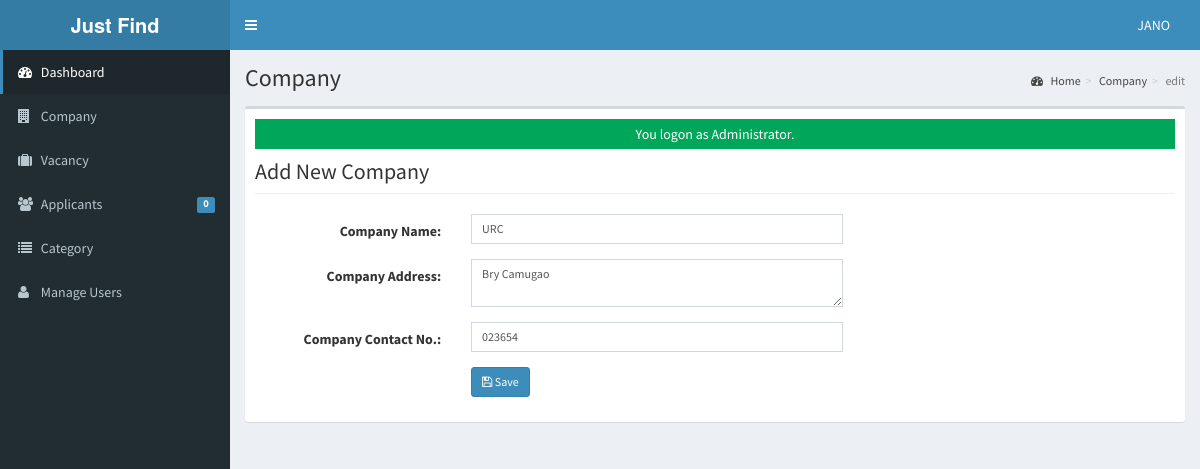
Page /admin/company/index.php?view=edit&id=2 (signed in) on the committed database.
### tables this page shows
CREATE TABLE `tblusers` (
  `USERID` varchar(30) NOT NULL,
  `FULLNAME` varchar(40) NOT NULL,
  `USERNAME` varchar(90) NOT NULL,
  `PASS` varchar(90) NOT NULL,
  `ROLE` varchar(30) NOT NULL,
  `PICLOCATION` varchar(255) NOT NULL
);

CREATE TABLE `tblcompany` (
  `COMPANYID` int(11) NOT NULL,
  `COMPANYNAME` varchar(90) NOT NULL,
  `COMPANYADDRESS` varchar(90) NOT NULL,
  `COMPANYCONTACTNO` varchar(30) NOT NULL,
  `COMPANYSTATUS` varchar(90) NOT NULL,
  `COMPANYMISSION` text NOT NULL
);

### admin/company/index.php (called while the page is built, shortened)
<?php
require_once("../../include/initialize.php");
$title="Company";
require_once ("../theme/templates.php");

### include/database.php (called while the page is built, shortened)
<?php
class Database {
	var $query = '';
	public $conn;
	public function open_connection() {
		try {
		$this->conn = new PDO("mysql:host=".server.";dbname=".database_name. "", user,pass);
		$this->conn->setAttribute(PDO::ATTR_ERRMODE, PDO::ERRMODE_EXCEPTION);
		}catch(PDOException $e){
			echo "Problem in database connection! Contact administrator!". $e->getMessage();
		}
	}
	function setQuery($sql='') {
		try {
		   $this->sql_string=$sql;
			$this->query = $this->conn->prepare($this->sql_string);
			$this->query->execute();
		  } catch (PDOException $e) {
		    echo "Failed to get query handle: " . $e->getMessage() . "\n";
		    exit;
		  }
	}
	function loadSingleResult() {
		$results = $this->query->fetch(PDO::FETCH_OBJ);
		return $results;
	}
}
$mydb = new Database();

### include/accounts.php (called while the page is built, shortened)
<?php
require_once(LIB_PATH . DS . 'database.php');
class User
{
	protected static  $tblname = "tblusers";
	function single_user($id = "")
	{
		global $mydb;
		$mydb->setQuery("SELECT * FROM " . self::$tblname . "
				Where USERID= '{$id}' LIMIT 1");
		$cur = $mydb->loadSingleResult();
		return $cur;
	}
}

### include/function.php (called while the page is built, shortened)
<?php
function currentpage()
{
	$this_page = $_SERVER['SCRIPT_NAME'];
	$bits = explode('/', $this_page);
	return $bits[3];
}
?>

### include/companies.php (called while the page is built, shortened)
<?php
require_once(LIB_PATH.DS.'database.php');
class Company {
	protected static  $tblname = "tblcompany";
	function single_company($id=""){
			global $mydb;
			$mydb->setQuery("SELECT * FROM ".self::$tblname."
				Where COMPANYID= '{$id}' LIMIT 1");
			$cur = $mydb->loadSingleResult();
			return $cur;
	}
}
?>

### admin/company/edit.php (the view, shortened to what this page needs)
<?php
  $companyid = $_GET['id'];
  $company = New Company();
  $res = $company->single_company($companyid);
?>
 <form class="form-horizontal span6" action="controller.php?action=edit" method="POST">
            <div class="row">
         <div class="col-lg-12">
            <h1 class="page-header">Add New Company</h1>
          </div>
       </div>
                  <div class="form-group">
                    <div class="col-md-8">
                      <label class="col-md-4 control-label" for=
                      "COMPANYNAME">Company Name:</label>
                      <div class="col-md-8">
                         <input class="form-control input-sm" id="COMPANYNAME" name="COMPANYNAME" placeholder=
                            "Company Name" type="text" value="<?php echo $res->COMPANYNAME ;?>">
                      </div>
                    </div>
                  </div>
                  <div class="form-group">
                    <div class="col-md-8">
                      <label class="col-md-4 control-label" for=
                      "COMPANYADDRESS">Company Address:</label>
                      <div class="col-md-8">
                        <textarea class="form-control input-sm" id="COMPANYADDRESS" name="COMPANYADDRESS" placeholder=
                            "Company Address" type="text" value="" required  onkeyup="javascript:capitalize(this.id, this.value);" autocomplete="off"><?php echo $res->COMPANYADDRESS ;?></textarea>
                      </div>
                    </div>
                  </div>
                  <div class="form-group">
                    <div class="col-md-8">
                      <label class="col-md-4 control-label" for=
                      "COMPANYCONTACTNO">Company Contact No.:</label>
                      <div class="col-md-8">
                         <input class="form-control input-sm" id="COMPANYCONTACTNO" name="COMPANYCONTACTNO" placeholder=
                            "Company Contact No." type="text" value="<?php echo $res->COMPANYCONTACTNO ;?>">
                      </div>
                    </div>
                  </div>
             <div class="form-group">
                    <div class="col-md-8">
                      <label class="col-md-4 control-label" for=
                      "idno"></label>
                      <div class="col-md-8">
                      <button class="btn btn-primary btn-sm" name="save" type="submit" ><span class="fa fa-save fw-fa"></span> Save</button>
                      </div>
                    </div>
                  </div>
        </form>

### admin/theme/templates.php (shortened to what this page needs)
<!DOCTYPE html>
<html>
<head>
    <link rel="stylesheet" href="<?php echo web_root; ?>bootstrap/css/bootstrap.min.css">
    <link rel="stylesheet" href="<?php echo web_root; ?>plugins/font-awesome/css/font-awesome.min.css">
    <link rel="stylesheet" href="<?php echo web_root; ?>dist/css/AdminLTE.min.css">
    <link rel="stylesheet" href="<?php echo web_root; ?>dist/css/skins/_all-skins.min.css">
    <link rel="stylesheet" href="<?php echo web_root; ?>plugins/iCheck/flat/blue.css">
    <link rel="stylesheet" href="<?php echo web_root; ?>plugins/morris/morris.css">
    <link rel="stylesheet" href="<?php echo web_root; ?>plugins/jvectormap/jquery-jvectormap-1.2.2.css">
    <link href="<?php echo web_root; ?>plugins/datepicker/bootstrap-datetimepicker.min.css" rel="stylesheet" media="screen">
    <link rel="stylesheet" href="<?php echo web_root; ?>plugins/dataTables/jquery.dataTables.min.css">
    <link rel="stylesheet" href="<?php echo web_root; ?>plugins/bootstrap-wysihtml5/bootstrap3-wysihtml5.min.css">
</head>
<body class="hold-transition skin-blue fixed sidebar-mini">
    <div class="wrapper">
        <header class="main-header">
            <a href="<?php echo web_root; ?>/admin/" class="logo">
                <span class="logo-lg"><b>Just Find</b></span>
            </a>
            <nav class="navbar navbar-static-top" role="navigation">
                <a href="#" class="sidebar-toggle" data-toggle="offcanvas" role="button">
                </a>
                <div class="navbar-custom-menu">
                    <ul class="nav navbar-nav">
                        <?php
                        $user = new User();
                        $singleuser = $user->single_user($_SESSION['ADMIN_USERID']);
                        ?>
                        <li class="dropdown user user-menu" style="padding-right: 15px;">
                            <a href="#" class="dropdown-toggle" data-toggle="dropdown">
                                <span class="hidden-xs"><?php echo $singleuser->FULLNAME; ?></span>
                            </a>
                        </li>
                    </ul>
                </div>
            </nav>
        </header>
        <aside class="main-sidebar">
            <section class="sidebar">
                <ul class="sidebar-menu">
                    <li class="<?php echo (currentpage() == 'index.php') ? "active" : false; ?>">
                        <a href="<?php echo web_root; ?>admin/">
                            <i class="fa fa-dashboard"></i> <span>Dashboard</span>
                        </a>
                    </li>
                    <li class="<?php echo (currentpage() == 'company') ? "active" : false; ?>">
                        <a href="<?php echo web_root; ?>admin/company/">
                            <i class="fa fa-building"></i> <span>Company</span>
                        </a>
                    </li>
                    <li class="<?php echo (currentpage() == 'vacancy') ? "active" : false; ?>">
                        <a href="<?php echo web_root; ?>admin/vacancy/">
                            <i class="fa fa-suitcase"></i> <span>Vacancy</span>
                        </a>
                    </li>
                    <li class="<?php echo (currentpage() == 'applicants') ? "active" : false; ?>">
                        <a href="<?php echo web_root; ?>admin/applicants/">
                            <i class="fa fa-users"></i> <span>Applicants</span>
                            <span class="label label-primary pull-right">
                                <?php
                                $sql = "SELECT count(*) as 'APPL' FROM `tbljobregistration` WHERE `PENDINGAPPLICATION`=1";
                                $mydb->setQuery($sql);
                                $pending = $mydb->loadSingleResult();
                                echo $pending->APPL;
                                ?>
                            </span>
                        </a>
                    </li>
                    <li class="<?php echo (currentpage() == 'category') ? "active" : false; ?>">
                        <a href="<?php echo web_root; ?>admin/category/">
                            <i class="fa fa-list"></i> <span>Category</span>
                        </a>
                    </li>
                    <li class="<?php echo (currentpage() == 'user') ? "active" : false; ?>">
                        <a href="<?php echo web_root; ?>admin/user/">
                            <i class="fa fa-user"></i> <span>Manage Users</span> </a>
                    </li>
                </ul>
            </section>
        </aside>
        <div class="content-wrapper">
            <section class="content-header">
                <h1>
                    <?php echo isset($title) ? $title : ''; ?>
                </h1>
                <ol class="breadcrumb">
                    <?php
                    if ($title != 'Home') {
                        $active_title = '';
                        if (isset($_GET['view'])) {
                            $active_title = '<li class=' . $active_title . '><a href="index.php">' . $title . '</a></li>';
                        } else {
                            $active_title = '<li class=' . $active_title . '>' . $title . '</li>';
                        }
                        echo '<li><a href=' . web_root . 'admin/><i class="fa fa-dashboard"></i> Home</a></li>';
                        echo  $active_title;
                        echo  isset($_GET['view']) ? '<li class="active">' . $_GET['view'] . '</li>' : '';
                    }
                    ?>
                </ol>
            </section>
            <section class="content">
                <div class="row">
                    <div class="col-xs-12">
                        <div class="box">
                            <div class="box-body">
                                <?php
                                require_once $content;
                                ?>
                            </div>
                        </div>
                    </div>
                </div>
            </section>
        </div>
</body>
</html>

### rows in the picture
tblusers: FULLNAME "JANO"
tblcompany: COMPANYNAME "URC", COMPANYADDRESS "Bry Camugao", COMPANYCONTACTNO "023654"

### other values in the picture
$pending->APPL "0"
$title "Company"
$_GET['view'] "edit"
$_SESSION['message'] "You logon as Administrator."
